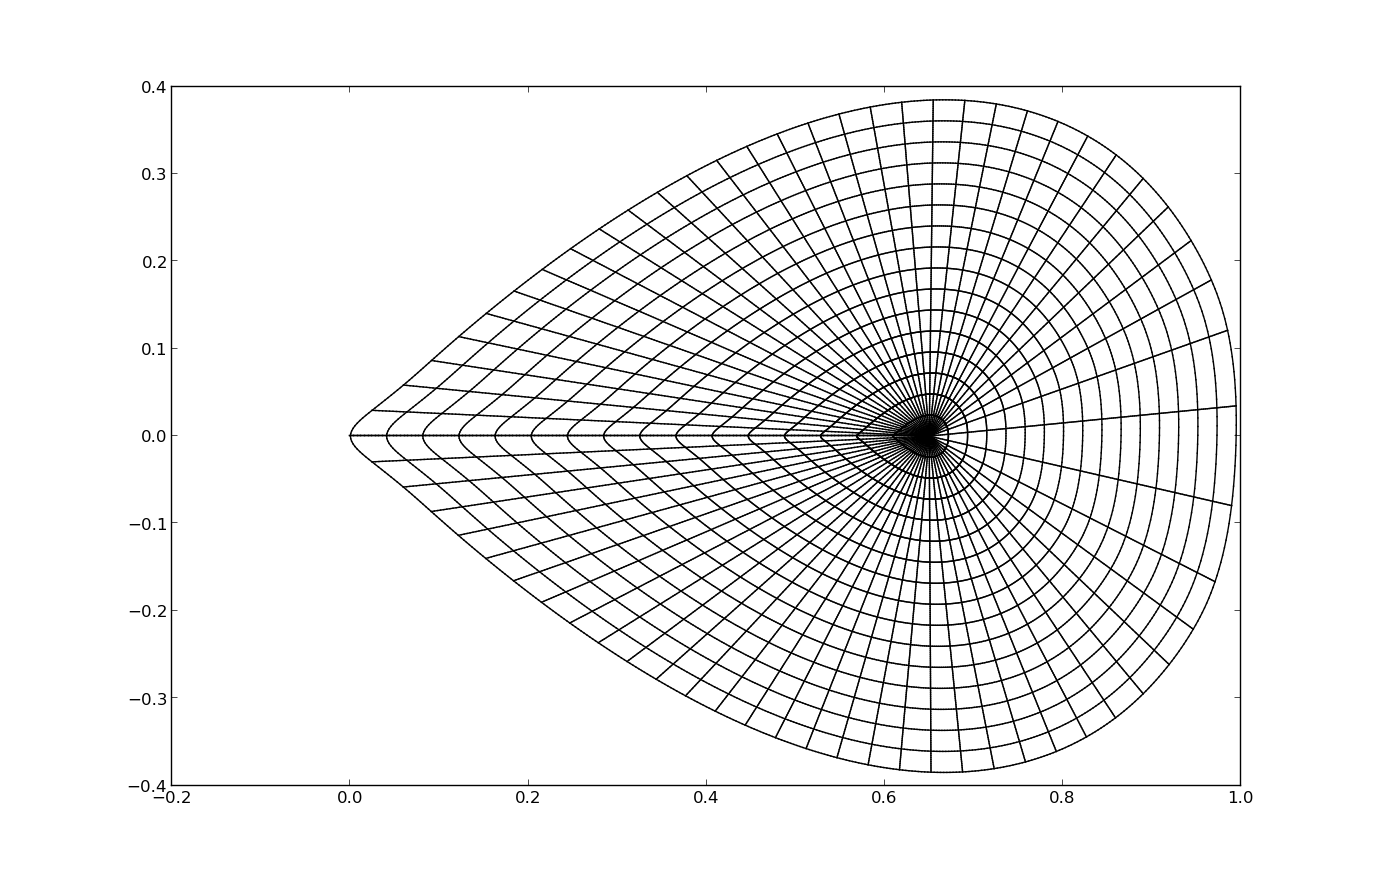

This figure's Python source:
import matplotlib.pyplot    as plt
import numpy                as np

execfile('ex3.py')

xc = 0.65 ; yc = 0.
geo = geo_f.polarExtrude(xyzc=[xc,yc])
t = np.linspace(0.,1.,15+2)[1:-1]
geo.refine(list_t=[t,None])

geo.plotMesh()
plt.show()
